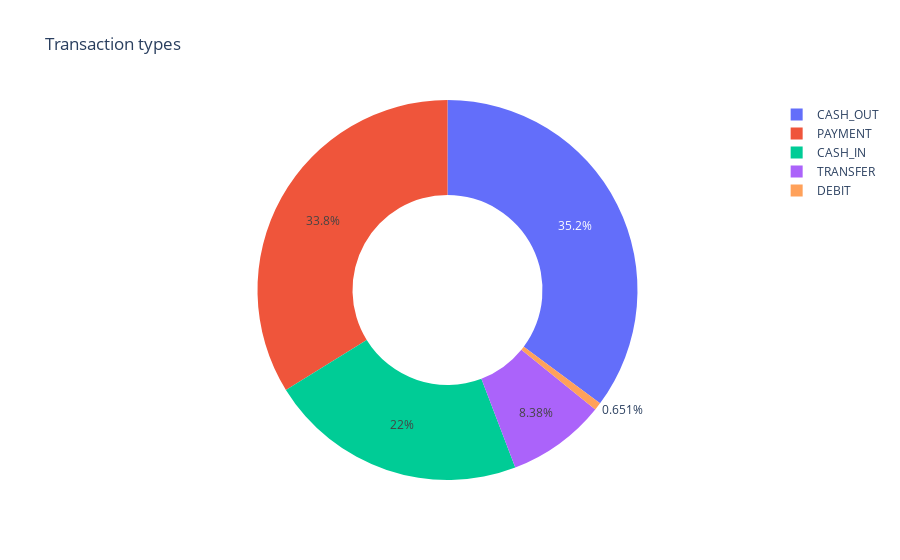

The notebook cell saved with this chart:
### Code cell
import plotly.express as px

figure = px.pie(df, values = quantity, names = transactions, hole = 0.5, title= "Transaction types")
figure.show()

### Figure 1 — Plotly figure (JSON) as saved in the notebook; plotly's stock layout.template omitted (floating-point values rounded to 4 significant figures)
{"data": [{"domain": {"x": [0, 1], "y": [0, 1]}, "hole": 0.5, "hovertemplate": "label=%{label}<br>value=%{value}<extra></extra>", "labels": ["CASH_OUT", "PAYMENT", "CASH_IN", "TRANSFER", "DEBIT"], "legendgroup": "", "name": "", "showlegend": true, "type": "pie", "values": [2237500, 2151495, 1399284, 532909, 41432]}], "layout": {"legend": {"tracegroupgap": 0}, "title": {"text": "Transaction types"}}}
